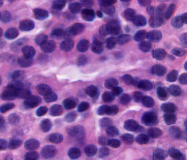
%> input picture BIP/HW4/HW4supplement/prostatecancer_grade4_cropped.tif, 187 x 160 px
$ octave main_log.m   (GNU Octave 9; MATLAB toolbox functions it lacks are replaced by stand-ins)
%> lines starting %> are read from the running program, lines starting %| are printed output that depends on the picture; in (x1, y1, x2, y2) boxes, pixels count from 0 and x2, y2 are one past the last pixel; in counts of white or black regions, pixels touching at a corner belong together; the program's own positions count from 1
### BIP/HW4/submission/imoverlay.m
function [im3]=imoverlay(im,contours,color,varargin)
%-------------------------------------------------------
color=double(color);
if (isempty(varargin))
   mix_ratio=[0 1];
else
   mix_ratio=double(varargin{1});
   mix_ratio=mix_ratio/sum(mix_ratio);
end
[rows,cols,channels]=size(im);
max_im=max(max(max(im)));
if (max_im>2)
    im=double(im)/255;
end
if (channels==1)
    R=im;
    G=im;
    B=im;
else
    R=im(:,:,1);
    G=im(:,:,2);
    B=im(:,:,3);
end
R(contours==1)=mix_ratio(1)*R(contours==1)+ mix_ratio(2)*color(1);
G(contours==1)=mix_ratio(1)*G(contours==1)+ mix_ratio(2)*color(2);
B(contours==1)=mix_ratio(1)*B(contours==1)+ mix_ratio(2)*color(3);

im3(:,:,1)=R;
im3(:,:,2)=G;
im3(:,:,3)=B;


### BIP/HW4/submission/main_log.m
clc;
clear;
images = {'HW4supplement/malaria_cropped.tif','HW4supplement/prostatecancer_grade4_cropped.tif'};
strelsizes = [10, 3];
medfiltsizes = [7 3];
sigmas = [15, 5.5];
T = [1,2];
for i = 2 : numel(images)
    I = imread(images{i});
    [~,~,d] = size(I);
%> d = 4
    if d > 3
        I = I(:,:,1:3);
    end
    imshow(I)
    title('Original image');
    %% preprocessing
    img = rgb2gray(I);
    imshow(img);
    title('Original Image');
    w = medfiltsizes(i);
    img = medfilt2(img,[w w]);
    r = strelsizes(i);
    s = strel('disk',r);
    Ie = imerode(img,s);
    Iobr = imreconstruct(Ie, img);
    imshow(Iobr);
    title('Filtered image');

    sigma = sigmas(i);
    log = fspecial('log',[6*sigma+1 6*sigma+1],sigma);
    log = log*sigma*sigma;
    filtered = imfilter(Iobr, log, 'replicate');
    fgmarkers = imregionalmax(filtered);
%> fgmarkers: size 160x187 logical; 0.68% white in thin lines or dots
    imshow(fgmarkers);
    title('Foreground markers');

    fgmarkers = imdilate(fgmarkers,strel('disk',1));
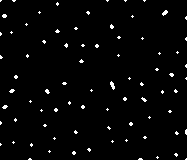
%> fgmarkers: size 160x187 logical; 2.2% white in thin lines or dots
    color = [1 0 0];
    mix = [0.5 0.5];
    im_marked = imoverlay(I,fgmarkers, color, mix);
%> in imoverlay, `mix_ratio=double(varargin{1});`: mix_ratio = [0.5 0.5]
%> in imoverlay, `max_im=max(max(max(im)));`: max_im = 245
%> in imoverlay, `G=im(:,:,2);`:
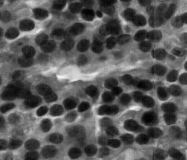
%> G: size 160x187 double; min 0, max 0.957, mean 0.342
%> in imoverlay, `R(contours==1)=mix_ratio(1)*R(contours==1)+ mix_ratio(2)*color(1);`:
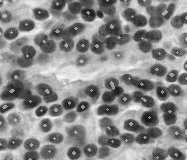
%> R: size 160x187 double; min 0.0824, max 0.961, mean 0.54
%> in imoverlay, `G(contours==1)=mix_ratio(1)*G(contours==1)+ mix_ratio(2)*color(2);`: G: size 160x187 double; 2.24% of pixels changed, all inside (x1, y1, x2, y2) = (0, 0, 187, 160)
%> in imoverlay, `B(contours==1)=mix_ratio(1)*B(contours==1)+ mix_ratio(2)*color(3);`:
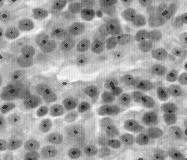
%> B: size 160x187 double; min 0.112, max 0.961, mean 0.623
    imshow(im_marked);
    title('Image with markers');

    I2 = imimposemin(imcomplement(Iobr), fgmarkers);
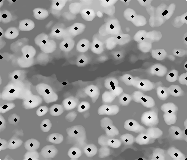
%> I2: size 160x187 uint8; min 0, max 255, mean 150.1
    L = watershed(I2);
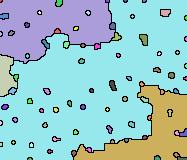
%> L: size 160x187 uint8; 80 distinct labels, from 0 to 79; one colour per label, 0 black

    Lrgb = label2rgb(L, 'jet', 'w', 'shuffle');
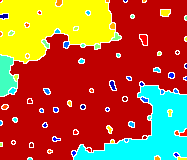
%> Lrgb: size 160x187x3 uint8; mean R, G, B 179.2, 94.8, 51.8
    figure
    imshow(Lrgb)
    title('Colored watershed label matrix (Lrgb)')

end
